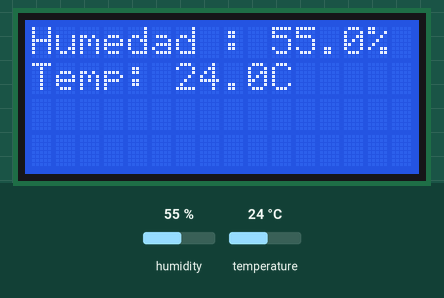
Simulated run of this sketch. Board: Arduino Uno, built with avr-gcc and run on an emulated ATmega328P. Parts: 16×4 character LCD. Inputs (shaded band) come from the test bench; at power-on: humidity 55 %, temperature 24 °C. What the sketch prints to the serial monitor is not drawn.

Above: at 1.2 s.
1.3 s: humidity set to 22 %
At 2.8 s:
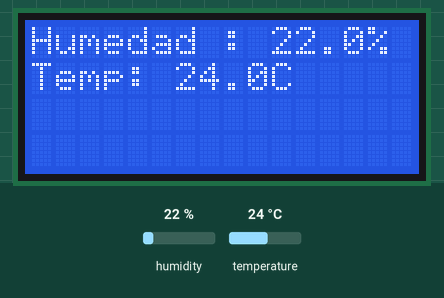
4.1 s: temperature set to 12 °C
At 5.3 s:
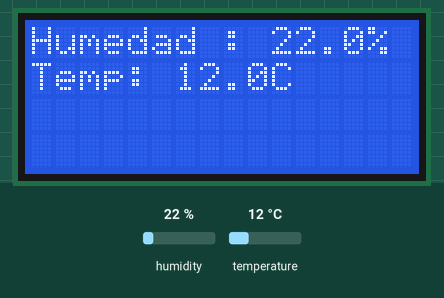
6.9 s: humidity set to 40 %
At 9.1 s:
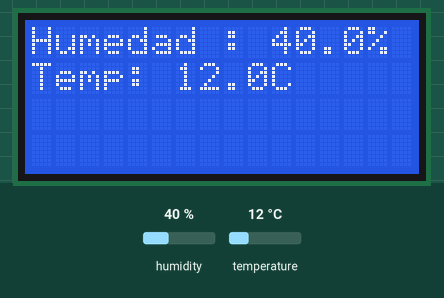
9.8 s: temperature set to 19 °C
Timing chart, 0 to 12.8 s (numbered marks = the images above; inputs shaded):
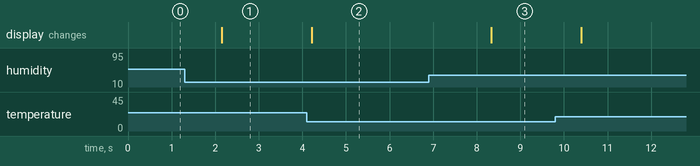

The sketch:

Lectura_Sensor_DHT22_OSV4.ino
```cpp
//Incorporamos librerias

#include <DHT.h>
#include <LiquidCrystal_I2C.h>

//Se activa pantalla LCD I2C

LiquidCrystal_I2C lcd(0x27,16,4);

/*
Defino el pin a usar con mi sensor DHT con la funcion
DHTPIN Nº e indico el modelo a usar con DHTTYPE, en este caso
DHT 22
*/

#define DHTPIN 6
#define DHTTYPE DHT22

//Indico el pin a usar y el tipo y genero un objeto o variable llamada dht

DHT dht(DHTPIN,DHTTYPE);

//genero 2 variables para almacenar temperatura y humedad

float humedad;
float tc;

void setup()
{
 Serial.begin(9600); // Activamos monitor serial de Arduino

 lcd.init(); // Activo Pantalla LCD
 lcd.backlight();

 dht.begin(); // Activo mi sensor DHT con la instrucción dht.begin

}

void loop()
{
    // indico en que variables almacenar la información

    humedad = dht.readHumidity();
    tc = dht.readTemperature();

    // Muestro la información a través de mi monitor serial

    Serial.print("Humedad : ");
    Serial.print(humedad, 2);
    Serial.print(" %");
    Serial.print(",");
    Serial.print("Temperatura ºC :");
    Serial.print(tc, 2);
    Serial.println("");

    // Muestro información en mi pantalla LCD

    lcd.setCursor(0,0);
    lcd.print("Humedad : ");
    lcd.print(humedad,1);
    lcd.print("%");

    lcd.setCursor(0,1);
    lcd.print("Temp: ");
    lcd.print(tc,1);
    lcd.print("C");
    delay(1000);
}
```

Measured:
- after the input at 1.3 s, the display: changes after 0.86 s (image 1)
- after the input at 4.1 s, the display: changes after 0.12 s (image 2)
- after the input at 6.9 s, the display: changes after 1.4 s (image 3)
